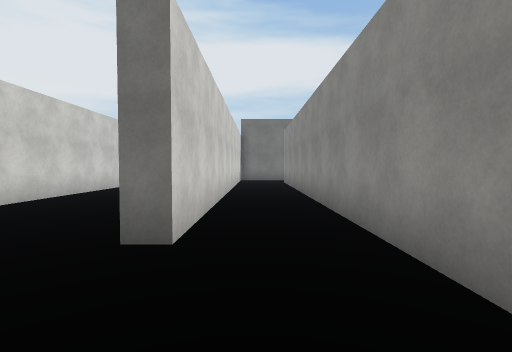
view 1 (above)

24 first-person views from a walk through a scene from a Unity 3-D project. The camera is 1.5 m above the floor, tilts 2° down and sees 85° across. The floor is counted in squares, 2 m on a side. Each view is taken from the middle of a square. On the plan, view 1 faces up. The plan holds only what a view shows up to about 10 squares ahead; the rest is blank. Surface patterns are stand-ins for the level's own textures.

view 2
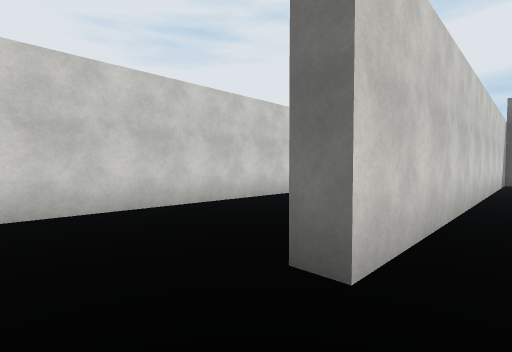

view 3
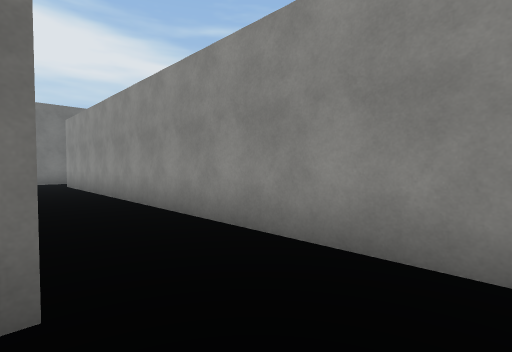

view 4
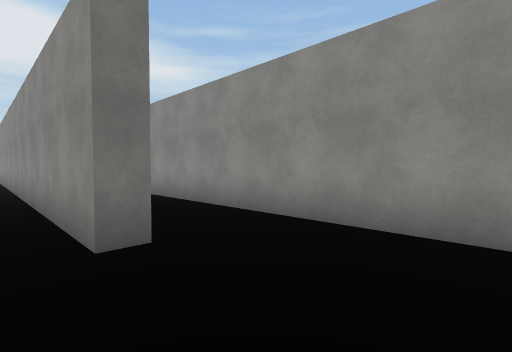

view 5
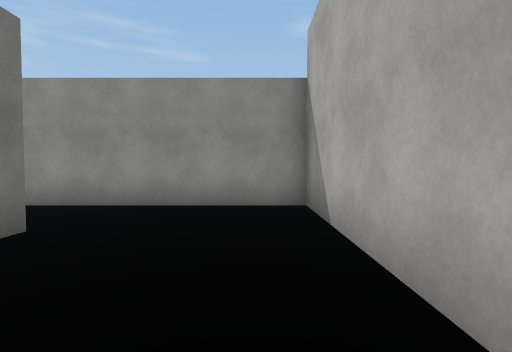

view 6
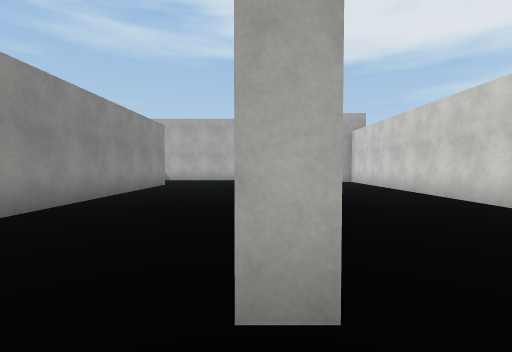

view 7
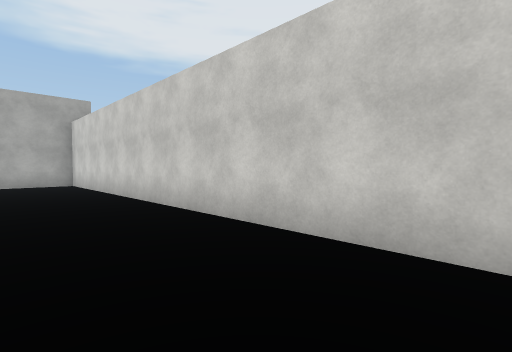

view 8
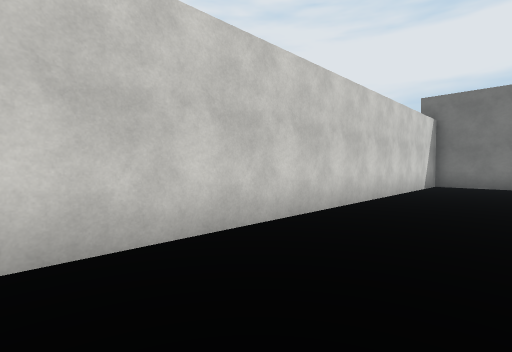

view 9
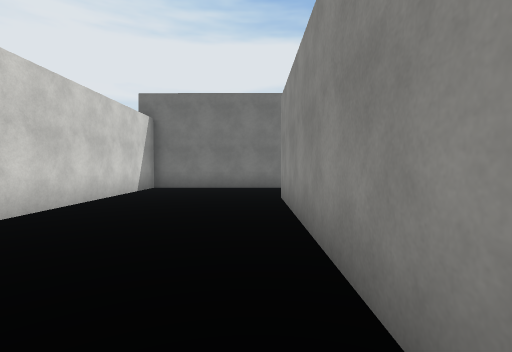

view 10
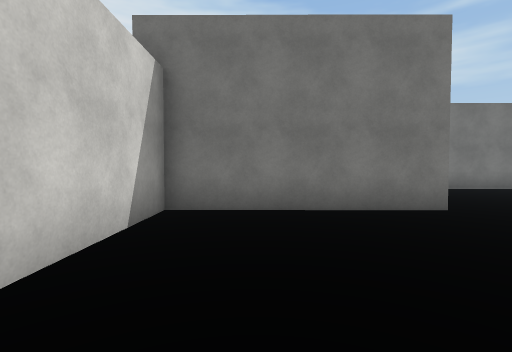

view 11
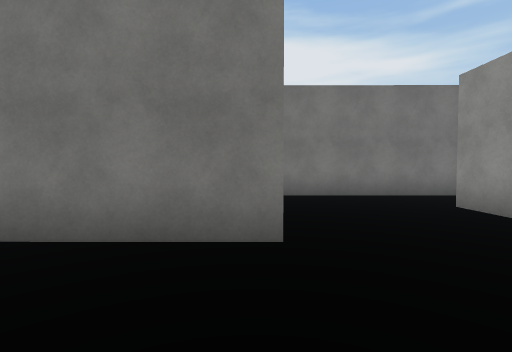

view 12
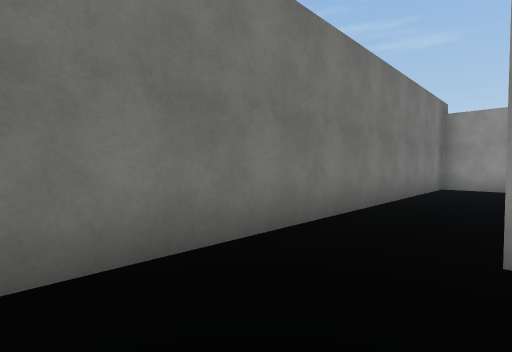

view 13
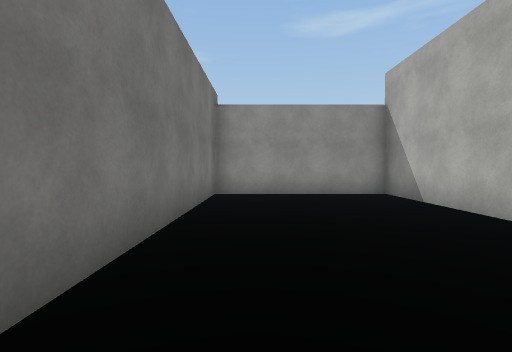

view 14
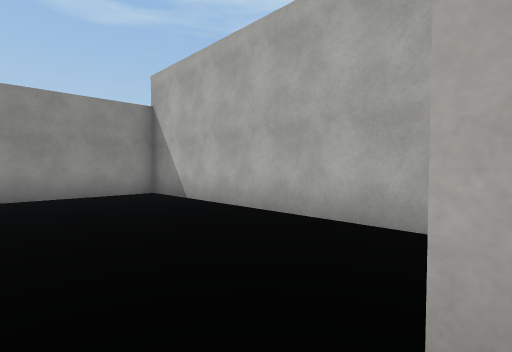

view 15
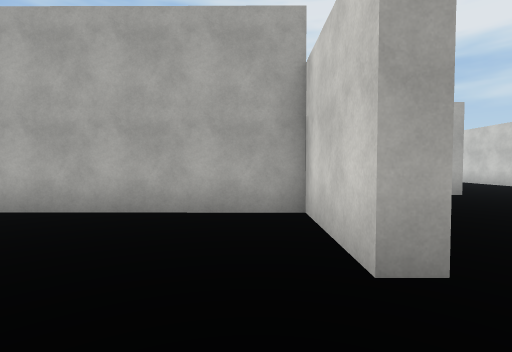

view 16
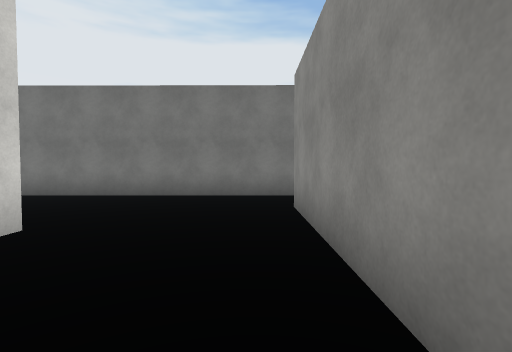

view 17
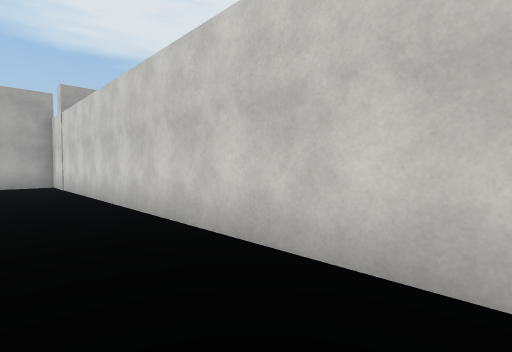

view 18
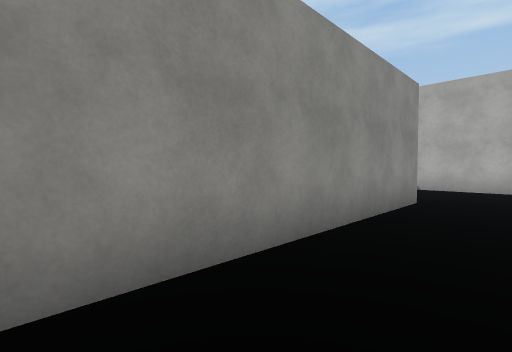

view 19
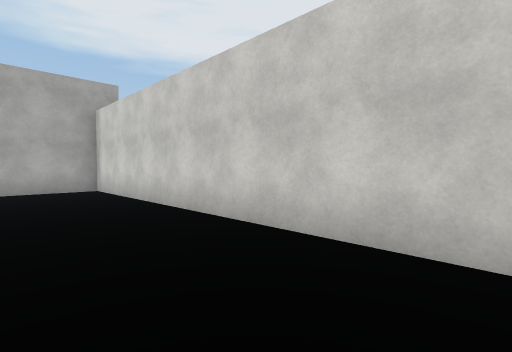

view 20
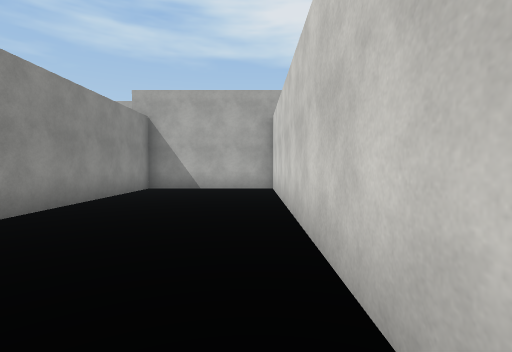

view 21
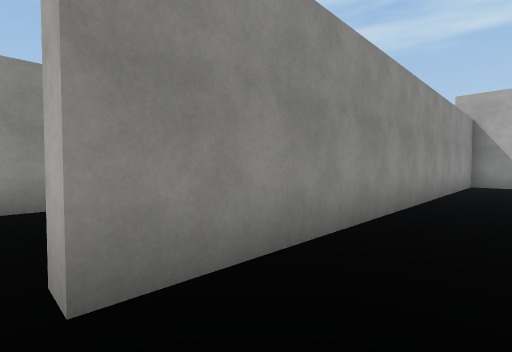

view 22
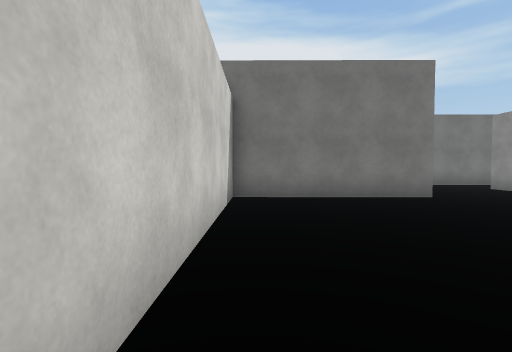

view 23
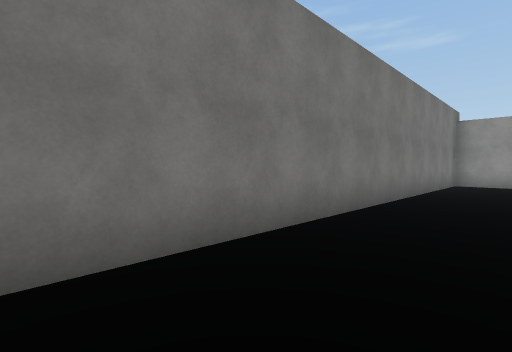

view 24
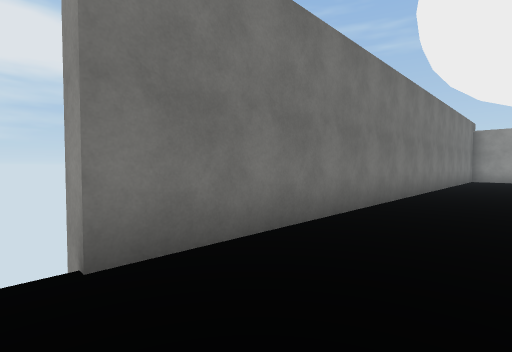

### Floor plan
Points are (right, up) in squares from view 1. A wall is a line through its corners. A room is listed if a view was taken in it or the views show most of it. See-through windows are left out.
Room 1 (views 1, 2, 3, 4, 5, 6, 7, 8, 9, 10, 11, 12, 13, 14, 16, 17, 18, 19, 20, 21, 22, 23, 24)
walls: (-4.9, 11) (-4.9, -0.9) (1.3, -1) (1.3, 12.9); (-0.8, 14.2) (-0.8, 2.7) (-1.3, 2.7) (-1.3, 18.1) (-0.8, 18.1); (-4.6, 15.7) (-9.6, 15.8) (-9.6, 0.7) (-5.4, 0.6) (-5.4, 12.7) (-4.9, 12.7); (-0.6, 20.1) (-9.5, 20.2) (-9.5, 20.7)
ways out: opening at (-1, 19.5) to room 2
Room 2 (view 15)
walls: (-0.8, 18.1) (-0.8, 15.5) (6.6, 15.5) (6.6, 20.1) (-0.6, 20.1)
ways out: opening at (-1, 19.5) to room 1

Positions as (right, up) in squares from view 1, and headings:
1: (0, 0), facing up
2: (0, 1), facing up-left
3: (-1, 1), facing up-right
4: (-2, 0), facing up-right
5: (-4, 0), facing right
6: (-5, 14), facing down
7: (-7, 13), facing down-left
8: (-7, 4), facing up-left
9: (-6, 6), facing up
10: (-8, 11), facing up
11: (-5, 13), facing up
12: (-4, 18), facing up-right
13: (-1, 19), facing right
14: (-1, 19), facing down-right
15: (0, 20), facing down
16: (-2, 13), facing up
17: (-3, 11), facing down-left
18: (-3, 9), facing down-right
19: (-7, 10), facing down-left
20: (-9, 10), facing down
21: (-7, 13), facing down-right
22: (-9, 9), facing up
23: (-6, 18), facing up-right
24: (-10, 18), facing up-right
